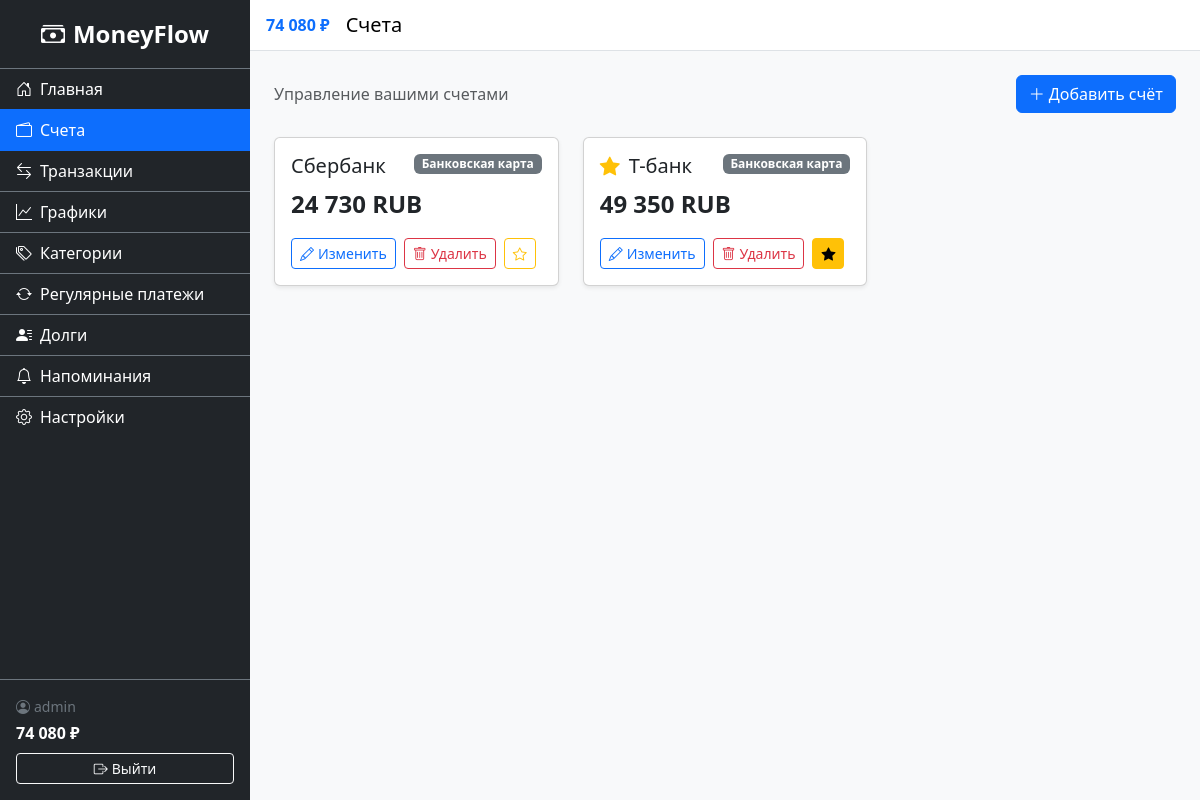
Screenshot of /finance/accounts/ (signed in) with the database file from the repository.
### accounts/models.py (models this page shows, shortened)
class CustomUser(AbstractUser):
    username = models.CharField(
        'Имя пользователя',
        max_length=150,
        unique=True,
        validators=[UnicodeUsernameValidator()],
        error_messages={'unique': 'Пользователь с таким именем уже существует.'},
    )
    phone_number = models.CharField(max_length=15, blank=True, null=True, verbose_name="Номер телефона")
    is_email_verified = models.BooleanField('Email подтверждён', default=False)

### finance/models.py (models this page shows, shortened)
class Account(models.Model):
    class AccountType(models.TextChoices):
        CASH = 'cash', 'Наличные'
        CARD = 'card', 'Банковская карта'
        DEPOSIT = 'deposit', 'Вклад'
        CREDIT = 'credit', 'Кредитная карта'
    user = models.ForeignKey(settings.AUTH_USER_MODEL, on_delete=models.CASCADE, related_name='accounts')
    name = models.CharField('Название', max_length=100)
    balance = models.DecimalField('Баланс', max_digits=12, decimal_places=2, default=Decimal('0.00'))
    type = models.CharField('Тип', max_length=10, choices=AccountType.choices, default=AccountType.CARD)
    currency = models.CharField('Валюта', max_length=3, default='RUB')
    is_favorite = models.BooleanField('Избранный', default=False)
    created_at = models.DateTimeField('Дата создания', auto_now_add=True)
    class Meta:
        verbose_name = 'Счёт'
        verbose_name_plural = 'Счета'
        ordering = ['name']

### finance/views.py (the view)
# urls.py: path('accounts/', views.AccountListView.as_view(), name='account_list'),
class AccountListView(LoginRequiredMixin, ListView):
    model = Account
    template_name = 'finance/account_list.html'
    context_object_name = 'accounts'
    def get_queryset(self):
        return Account.objects.filter(user=self.request.user)

### finance/context_processors.py (called while the page is built)
def total_balance(request):
    if request.user.is_authenticated:
        balance = Account.objects.filter(user=request.user).aggregate(
            total=Sum('balance')
        )['total'] or 0
        return {'sidebar_balance': balance}
    return {'sidebar_balance': 0}

### finance/templatetags/finance_tags.py (called while the page is built)
@register.filter
def spaced(value):
    if value is None:
        return '0'
    num = float(value)
    is_neg = num < 0
    num = abs(num)
    int_part = int(num)
    frac = num - int_part
    int_str = str(int_part)
    result = ''
    while int_str:
        if len(int_str) <= 3:
            result = int_str + result
            int_str = ''
        else:
            result = ' ' + int_str[-3:] + result
            int_str = int_str[:-3]
    if frac >= 0.005:
        result += f'{frac:.2f}'[1:]
    return ('-' if is_neg else '') + result

### finance/templates/finance/account_list.html (shortened to what this page needs)
{% extends 'base.html' %}
{% load finance_tags %}
{% block page_title %}Счета{% endblock %}
{% block content %}
<div class="d-flex justify-content-between align-items-center mb-4">
    <span class="text-muted">Управление вашими счетами</span>
    <a href="{% url 'finance:account_create' %}" class="btn btn-primary">
        <i class="bi bi-plus-lg me-1"></i>Добавить счёт
    </a>
</div>
{% if accounts %}
<div class="row">
    {% for account in accounts %}
    <div class="col-md-6 col-lg-4 mb-3">
        <div class="card shadow-sm h-100">
            <div class="card-body">
                <div class="d-flex justify-content-between align-items-start mb-2">
                    <h5 class="card-title mb-0">
                        {% if account.is_favorite %}
                        <i class="bi bi-star-fill text-warning me-1" title="Избранный счёт"></i>
                        {% endif %}
                        {{ account.name }}
                    </h5>
                    <span class="badge bg-secondary">{{ account.get_type_display }}</span>
                </div>
                <div class="fs-4 fw-bold mb-3">{{ account.balance|spaced }} {{ account.currency }}</div>
                <div class="d-flex gap-2">
                    <a href="{% url 'finance:account_update' account.pk %}" class="btn btn-outline-primary btn-sm">
                        <i class="bi bi-pencil me-1"></i>Изменить
                    </a>
                    <a href="{% url 'finance:account_delete' account.pk %}" class="btn btn-outline-danger btn-sm">
                        <i class="bi bi-trash me-1"></i>Удалить
                    </a>
                    <form method="post" action="{% url 'finance:account_toggle_favorite' account.pk %}" class="d-inline">
                        <button type="submit" class="btn btn-sm {% if account.is_favorite %}btn-warning{% else %}btn-outline-warning{% endif %}" title="{% if account.is_favorite %}Убрать из избранного{% else %}Сделать избранным{% endif %}">
                            <i class="bi {% if account.is_favorite %}bi-star-fill{% else %}bi-star{% endif %}"></i>
                        </button>
                    </form>
                </div>
            </div>
        </div>
    </div>
    {% endfor %}
</div>
{% else %}
<div class="text-center text-muted py-5">
    <i class="bi bi-wallet2 display-3 d-block mb-3"></i>
    Нет счетов. Добавьте первый счёт, чтобы начать учёт финансов.
</div>
{% endif %}
{% endblock %}

### templates/base.html (shortened to what this page needs)
<!DOCTYPE html>
<html lang="ru">
<head>
    <link href="https://cdn.jsdelivr.net/npm/bootstrap@5.3.3/dist/css/bootstrap.min.css" rel="stylesheet">
    <link rel="stylesheet" href="https://cdn.jsdelivr.net/npm/bootstrap-icons@1.11.3/font/bootstrap-icons.css">
    {% load static %}
    {% load finance_tags %}
    <link rel="stylesheet" href="{% static 'css/styles.css' %}">
    <link rel="stylesheet" href="{% static 'css/dark-theme.css' %}" id="dark-theme" disabled>
</head>
<body>
    <div class="d-flex" id="wrapper">
        <div class="sidebar bg-dark text-white" id="sidebar-wrapper">
            <div class="sidebar-heading text-center py-3 fs-4 fw-bold border-bottom border-secondary">
                <i class="bi bi-cash-stack me-2"></i>MoneyFlow
            </div>
            <div class="list-group list-group-flush">
                <a href="{% url 'home' %}" class="list-group-item list-group-item-action bg-dark text-white border-secondary {% if request.resolver_match.url_name == 'home' %}active{% endif %}">
                    <i class="bi bi-house-door me-2"></i>Главная
                </a>
                <a href="{% url 'finance:account_list' %}" class="list-group-item list-group-item-action bg-dark text-white border-secondary {% if '/finance/accounts' in request.path %}active{% endif %}">
                    <i class="bi bi-wallet2 me-2"></i>Счета
                </a>
                <a href="{% url 'finance:transaction_list' %}" class="list-group-item list-group-item-action bg-dark text-white border-secondary {% if '/finance/transactions' in request.path %}active{% endif %}">
                    <i class="bi bi-arrow-left-right me-2"></i>Транзакции
                </a>
                <a href="{% url 'finance:charts' %}" class="list-group-item list-group-item-action bg-dark text-white border-secondary {% if '/finance/charts' in request.path %}active{% endif %}">
                    <i class="bi bi-graph-up me-2"></i>Графики
                </a>
                <a href="{% url 'finance:category_list' %}" class="list-group-item list-group-item-action bg-dark text-white border-secondary {% if '/finance/categories' in request.path %}active{% endif %}">
                    <i class="bi bi-tags me-2"></i>Категории
                </a>
                <a href="{% url 'finance:recurring_list' %}" class="list-group-item list-group-item-action bg-dark text-white border-secondary {% if '/finance/recurring' in request.path %}active{% endif %}">
                    <i class="bi bi-arrow-repeat me-2"></i>Регулярные платежи
                </a>
                <a href="{% url 'finance:debt_list' %}" class="list-group-item list-group-item-action bg-dark text-white border-secondary {% if '/finance/debts' in request.path %}active{% endif %}">
                    <i class="bi bi-person-lines-fill me-2"></i>Долги
                </a>
                <a href="{% url 'finance:reminder_list' %}" class="list-group-item list-group-item-action bg-dark text-white border-secondary {% if '/finance/reminders' in request.path %}active{% endif %}">
                    <i class="bi bi-bell me-2"></i>Напоминания
                </a>
                <a href="{% url 'accounts:settings' %}" class="list-group-item list-group-item-action bg-dark text-white border-secondary {% if '/accounts/settings' in request.path %}active{% endif %}">
                    <i class="bi bi-gear me-2"></i>Настройки
                </a>
            </div>
            <div class="sidebar-footer border-top border-secondary p-3 mt-auto">
                <span class="d-block small text-secondary">
                    <i class="bi bi-person-circle me-1"></i>{{ user.username }}
                </span>
                <span class="d-block fw-bold text-white fs-6 mt-1">
                    {{ sidebar_balance|spaced }} ₽
                </span>
                <form method="post" action="{% url 'accounts:logout' %}" class="mt-2">
                    <button type="submit" class="btn btn-outline-light btn-sm w-100">
                        <i class="bi bi-box-arrow-right me-1"></i>Выйти
                    </button>
                </form>
            </div>
        </div>
        <div id="page-content-wrapper" class="flex-grow-1">
            <nav class="navbar navbar-expand navbar-light bg-white border-bottom px-3">
                <span class="fw-bold me-3 text-primary">{{ sidebar_balance|spaced }} ₽</span>
                <span class="navbar-brand mb-0 h1 me-auto">{% block page_title %}Главная{% endblock %}</span>
            </nav>
            <div class="container-fluid p-4">
                {% block content %}{% endblock %}
            </div>
        </div>
    </div>
</body>
</html>

### static/css/styles.css (style rules this page uses)
#wrapper { min-height: 100vh; }
.sidebar { width: 250px; min-height: 100vh; display: flex; flex-direction: column; flex-shrink: 0; z-index: 1040; }
.sidebar .list-group-item { transition: background 0.2s; }
.sidebar .list-group-item.active { background: #0d6efd !important; border-color: #0d6efd !important; }
.sidebar-footer { margin-top: auto; }
#page-content-wrapper { min-width: 0; background: #f8f9fa; }

### rows the page displays
CustomUser: username "admin"
Account: name "Сбербанк", type "Банковская карта", balance|spaced "24 730", currency "RUB", is_favorite False (drawn)
Account: is_favorite True (drawn), name "Т-банк", type "Банковская карта", balance|spaced "49 350", currency "RUB"

### other values shown
{{ sidebar_balance|spaced }} "74 080"
